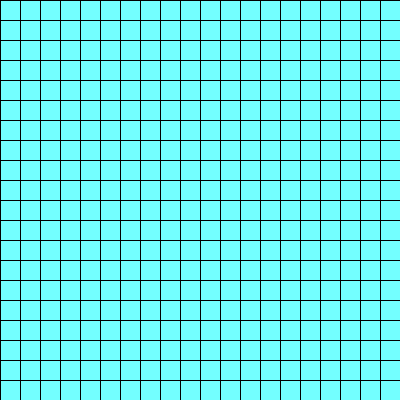
Frame 1 (no input)
Frame 60 (the mouse pressed at the canvas centre just before this capture): identical to frame 1, image omitted
Frame 120 (the mouse held since frame 60 and released just before this capture): identical to frame 1, image omitted

The Processing sketch that drew this single still picture (run headless with seeded random() and noise(); from frame 60 on, the mouse is pressed at the canvas centre):

// Processing sketch: puzzleGame1levelCreator
// ── puzzleGame1levelCreator.pde
ArrayList<block> blocks = new ArrayList();
ArrayList<wall> walls = new ArrayList();
ArrayList<target> targets = new ArrayList();

int [][] createdLevel = new int[20][20];

void setup(){
  size(400,400);
  for(int i = 0;i < createdLevel.length;i++){
    for(int j = 0;j < createdLevel[i].length;j++){
      createdLevel[i][j] = in[i][j];
      if(in[i][j] == 1){
        walls.add(new wall(new PVector(j*20,i*20)));
      }
      if(in[i][j] == 2){
        blocks.add(new block(new PVector(j*20,i*20)));
      }
      if(in[i][j] == 4){
        targets.add(new target(new PVector(j*20,i*20)));
      }
    }
  }
}

void draw(){
  background(115,255,255);
  if(r){
    blocks = new ArrayList();
    walls = new ArrayList();
    targets = new ArrayList();
    for(int i = 0;i < createdLevel.length;i++){
      for(int j = 0;j < createdLevel[i].length;j++){
        createdLevel[i][j] = in[i][j];
      }
    }
  }
  ////////////////////entity////////////////////
  for(int i = 0;i < createdLevel.length;i++){
    for(int j = 0;j < createdLevel[i].length;j++){
      noFill();
      stroke(0);
      rect(i*20,j*20,20,20);
      if(createdLevel[i][j] == 3){
        noStroke();
        fill(123,234,60);
        rect(j*20,i*20,20,20,5);
      }
    }
  }
  for(wall part:walls){
    part.draw();
  }
  for(block part:blocks){
    part.draw();
  }
  for(target part:targets){
    part.draw();
  }
  if(mouseL){
    if(k1&&createdLevel[floor(mouseY/20)][floor(mouseX/20)] == 0){
      createdLevel[floor(mouseY/20)][floor(mouseX/20)] = 1;
      walls.add(new wall(new PVector(floor(mouseX/20)*20,floor(mouseY/20)*20)));
    }
    if(k2&&createdLevel[floor(mouseY/20)][floor(mouseX/20)] == 0){
      createdLevel[floor(mouseY/20)][floor(mouseX/20)] = 2;
      blocks.add(new block(new PVector(floor(mouseX/20)*20,floor(mouseY/20)*20)));
    }
    if(k3&&createdLevel[floor(mouseY/20)][floor(mouseX/20)] == 0){
      createdLevel[floor(mouseY/20)][floor(mouseX/20)] = 3;
    }
    if(k4&&createdLevel[floor(mouseY/20)][floor(mouseX/20)] == 0){
      createdLevel[floor(mouseY/20)][floor(mouseX/20)] = 4;
      targets.add(new target(new PVector(floor(mouseX/20)*20,floor(mouseY/20)*20)));
    }
  }
  if(e){
    println("{");
    for(int i = 0;i < createdLevel.length;i++){
      println("  "+"{"+createdLevel[i][0]+","+createdLevel[i][1]+","+createdLevel[i][2]+","+createdLevel[i][3]+","+createdLevel[i][4]+","+createdLevel[i][5]+","+createdLevel[i][6]+","+createdLevel[i][7]+","+createdLevel[i][8]+","+createdLevel[i][9]+","+createdLevel[i][10]+","+createdLevel[i][11]+","+createdLevel[i][12]+","+createdLevel[i][13]+","+createdLevel[i][14]+","+createdLevel[i][15]+","+createdLevel[i][16]+","+createdLevel[i][17]+","+createdLevel[i][18]+","+createdLevel[i][19]+"},");
    }
    println("},");
    temp = false;
  }
}
// ── block.pde
class block{
  PVector pos;
  block(PVector pos_){
    pos = pos_;
  }
  void draw(){
    noStroke();
    fill(255,255,200);
    rect(pos.x,pos.y,20,20,5);
  }
}
// ── input.pde
int [][]in =   {
    {0,0,0,0,0,0,0,0,0,0,0,0,0,0,0,0,0,0,0,0,},//1 = wall
    {0,0,0,0,0,0,0,0,0,0,0,0,0,0,0,0,0,0,0,0,},//2 = block/moveable objects
    {0,0,0,0,0,0,0,0,0,0,0,0,0,0,0,0,0,0,0,0,},//3 = player/controlable objects
    {0,0,0,0,0,0,0,0,0,0,0,0,0,0,0,0,0,0,0,0,},//4 = target/needs to be filled by a block to go to the next level
    {0,0,0,0,0,0,0,0,0,0,0,0,0,0,0,0,0,0,0,0,},
    {0,0,0,0,0,0,0,0,0,0,0,0,0,0,0,0,0,0,0,0,},
    {0,0,0,0,0,0,0,0,0,0,0,0,0,0,0,0,0,0,0,0,},
    {0,0,0,0,0,0,0,0,0,0,0,0,0,0,0,0,0,0,0,0,},
    {0,0,0,0,0,0,0,0,0,0,0,0,0,0,0,0,0,0,0,0,},
    {0,0,0,0,0,0,0,0,0,0,0,0,0,0,0,0,0,0,0,0,},
    {0,0,0,0,0,0,0,0,0,0,0,0,0,0,0,0,0,0,0,0,},
    {0,0,0,0,0,0,0,0,0,0,0,0,0,0,0,0,0,0,0,0,},
    {0,0,0,0,0,0,0,0,0,0,0,0,0,0,0,0,0,0,0,0,},
    {0,0,0,0,0,0,0,0,0,0,0,0,0,0,0,0,0,0,0,0,},
    {0,0,0,0,0,0,0,0,0,0,0,0,0,0,0,0,0,0,0,0,},
    {0,0,0,0,0,0,0,0,0,0,0,0,0,0,0,0,0,0,0,0,},
    {0,0,0,0,0,0,0,0,0,0,0,0,0,0,0,0,0,0,0,0,},
    {0,0,0,0,0,0,0,0,0,0,0,0,0,0,0,0,0,0,0,0,},
    {0,0,0,0,0,0,0,0,0,0,0,0,0,0,0,0,0,0,0,0,},
    {0,0,0,0,0,0,0,0,0,0,0,0,0,0,0,0,0,0,0,0,}//hardness = 0
  };
// ── keys.pde
boolean mouseL = false;
boolean mouseR = false;

boolean k1 = false;
boolean k2 = false;
boolean k3 = false;
boolean k4 = false;

boolean r = false;
boolean e = false;

boolean temp = true;

void keyPressed(){
  if(key == '1'){
    k1 = true;
  }
  if(key == '2'){
    k2 = true;
  }
  if(key == '3'){
    k3 = true;
  }
  if(key == '4'){
    k4 = true;
  }
  if(key == 'r'){
    r = true;
  }
  if(!e){
    temp = true;
  }
  if(key == 'e'&&temp){
    e = true;
  }
  if(!temp){
    e = false;
  }
}
void keyReleased(){
  if(key == '1'){
    k1 = false;
  }
  if(key == '2'){
    k2 = false;
  }
  if(key == '3'){
    k3 = false;
  }
  if(key == '4'){
    k4 = false;
  }
  if(key == 'r'){
    r = false;
  }
  if(key == 'e'){
    e = false;
  }
}
void mousePressed(){
  if(mouseButton == LEFT){
    mouseL = true;
  }
  if(mouseButton == RIGHT){
    mouseR = true;
  }
}
void mouseReleased(){
  if(mouseButton == LEFT){
    mouseL = false;
  }
  if(mouseButton == RIGHT){
    mouseR = false;
  }
}
// ── target.pde
class target{
  boolean filled = false;
  
  PVector pos;
  target(PVector pos_){
    pos = pos_;
  }
  void draw(){
    noStroke();
    if(filled){
      fill(255,126,255,50);
    }else{
      fill(255,126,255);
    }
    rect(pos.x,pos.y,20,20,5);
  }
}
// ── wall.pde
class wall{
  PVector pos;
  wall(PVector pos_){
    pos = pos_;
  }
  void draw(){
    noStroke();
    fill(80);
    rect(pos.x,pos.y,20,20,5);
  }
}
